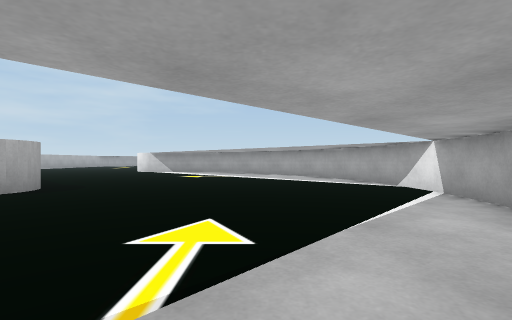
[1] (above)

24 first-person views from a walk through a scene from a Unity 3-D project. The camera is 0.62 m above the floor, looks level and sees 85° across. The floor is counted in squares, 1 m on a side. Each view is taken from the middle of a square. On the plan, view 1 faces up. The plan holds only what a view shows up to about 9 squares ahead; the rest is blank. The place goes on beyond the plan.

[2]
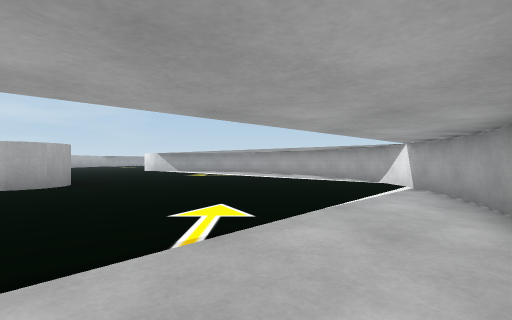

[3]
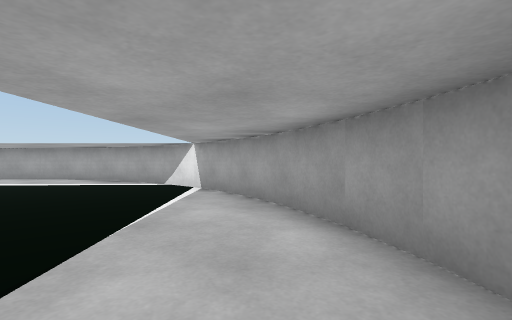

[4]
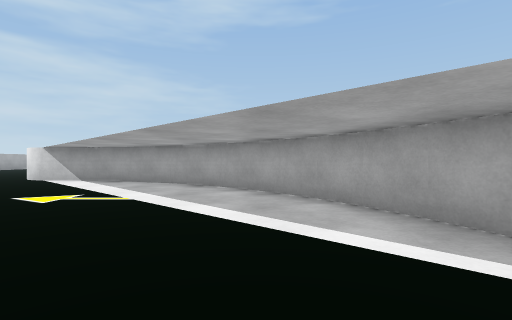

[5]
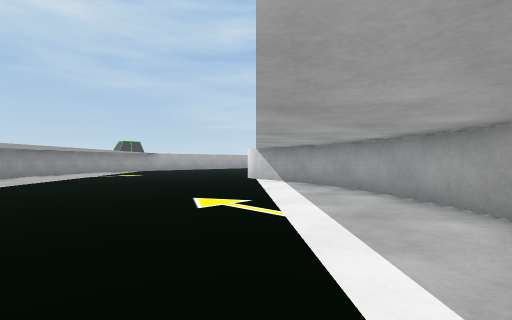

[6]
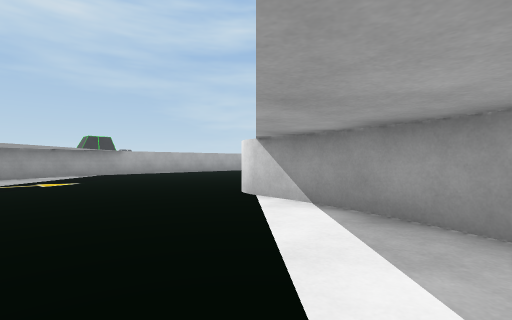

[7]
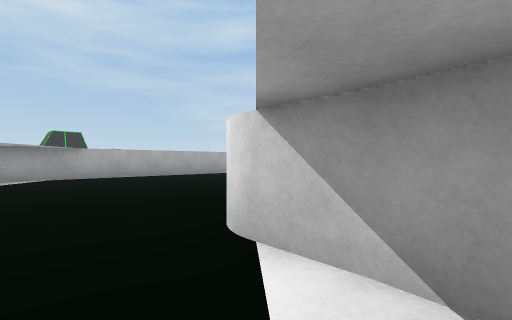

[8]
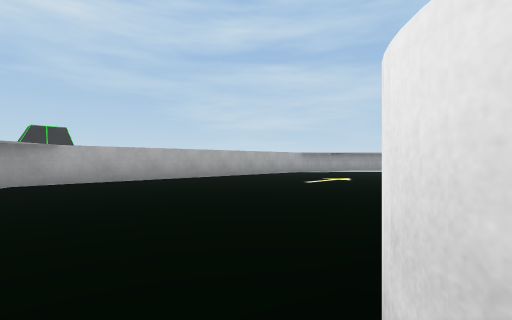

[9]
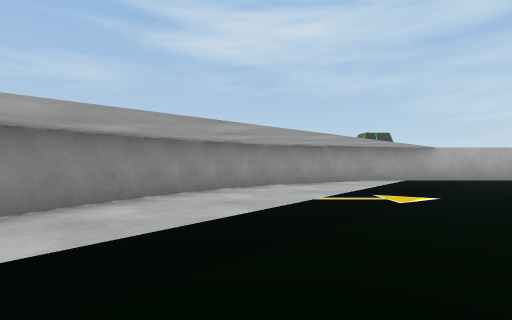

[10]
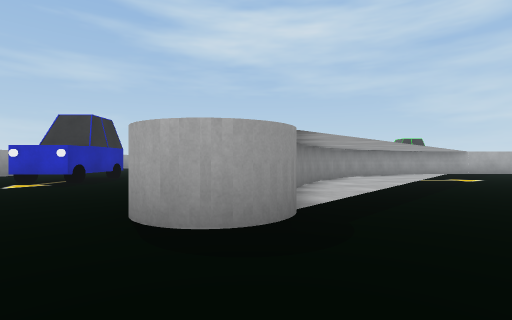

[11]
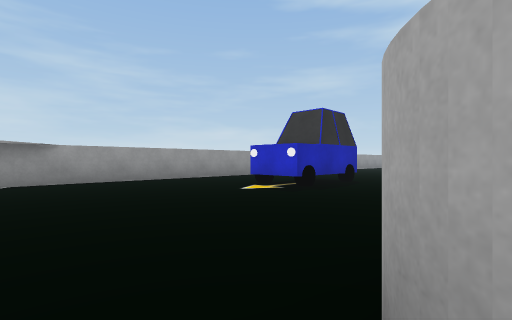

[12]
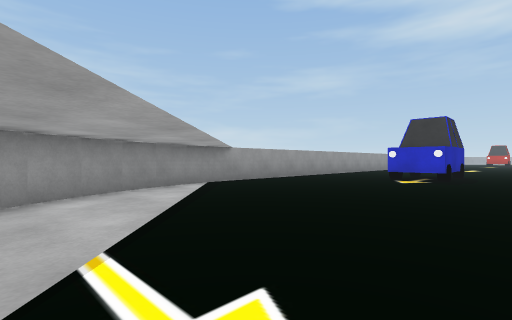

[13]
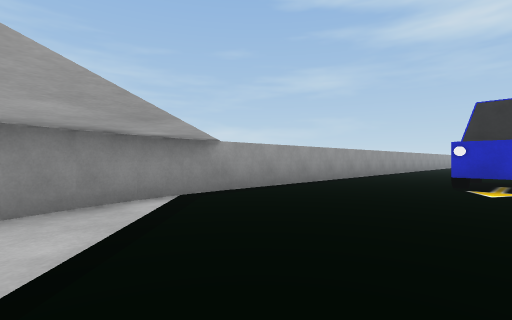

[14]
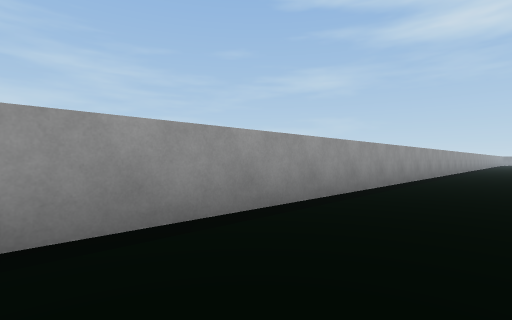

[15]
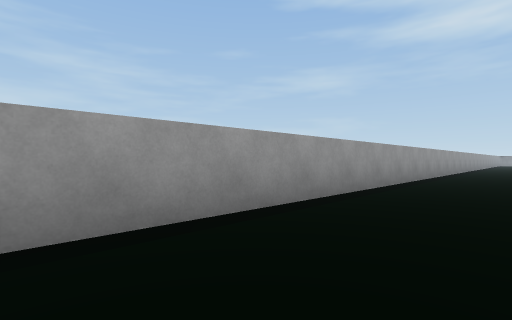

[16]
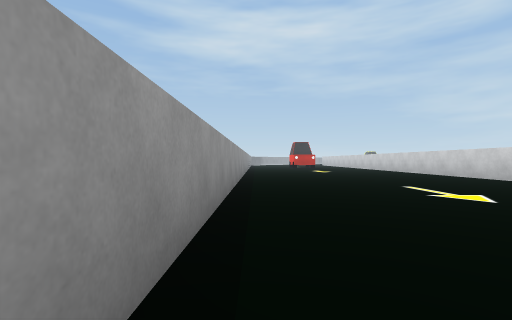

[17]
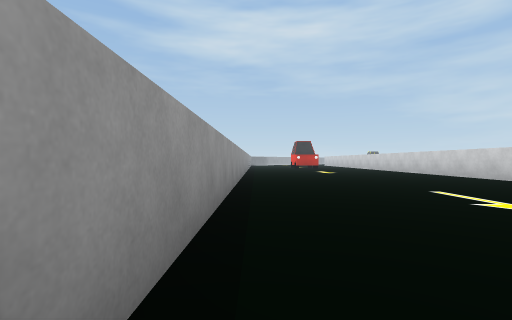

[18]
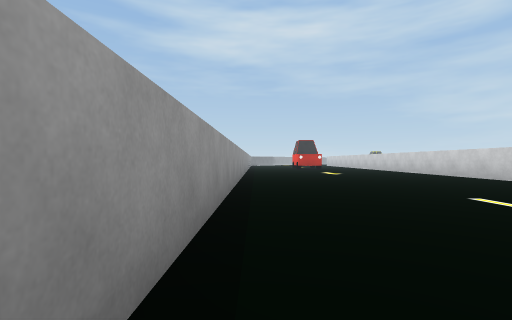

[19]
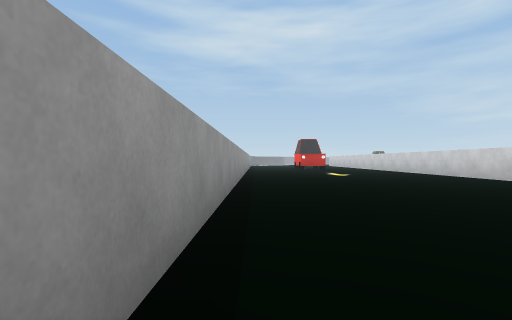

[20]
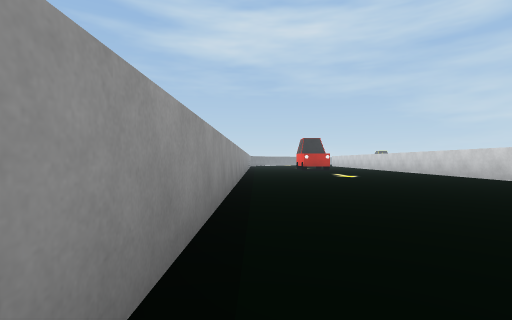

[21]
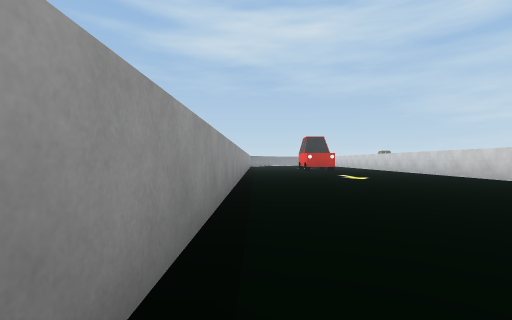

[22]
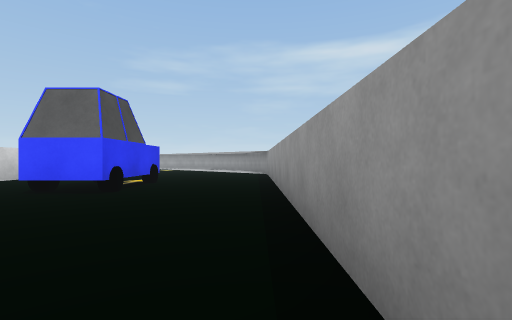

[23]
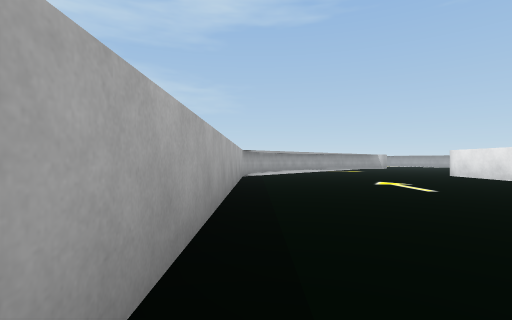

[24]
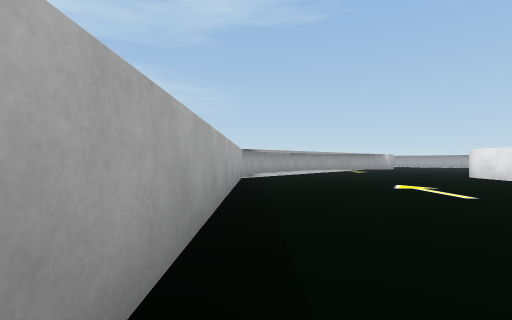

### Floor plan
Points are (right, up) in squares from view 1. A wall is a line through its corners. A room is listed if a view was taken in it or the views show most of it. See-through windows are left out.
Room 1 (views 1, 2, 3, 4, 5, 6, 7, 8, 9, 10, 11, 12, 13, 14, 15, 16, 17, 18, 19, 20, 21, 22, 23, 24)
walls: (-11.9, 9.1) (-11.2, 8.5) (-10.5, 8); (-12.5, 9.8) (-11.8, 9.1); (-10.6, 8.1) (-9.7, 7.6); (-13, 10.6) (-12.4, 9.7); (-9.8, 7.6) (-8.9, 7.2) (-8.1, 6.9); (-13.5, 11.4) (-13, 10.5); (-14.3, 13.8) (-14.1, 12.9) (-13.8, 12.1) (-13.4, 11.2); (-8.1, 4.5) (-8.9, 4.5); (-3.7, 14.3) (-4.6, 14.5) (-5.7, 14.5); (-2.8, 14.1) (-3.8, 14.3); (-1.1, 13.4) (-2, 13.8) (-3, 14.1); (-0.5, 13) (-1.3, 13.4); (0.2, 12.4) (-0.6, 13); (0.9, 11.8) (0.2, 12.5); (1.5, 11.2) (0.8, 11.9); (2, 10.5) (1.4, 11.3); (2.5, 9.7) (2, 10.6); (-6.5, 23.1) (-6.5, 25); (2.8, 8.9) (2.4, 9.8); (3.1, 8.1) (2.8, 9); (-22.1, 4.5) (-27.5, 4.5); (3.4, 7.2) (3.1, 8.2); (3.5, 6.3) (3.3, 7.3); (-14.5, 24.9) (-14.5, 14.6) (-14.3, 13.7); (3.5, 5.4) (3.5, 6.4); (3.5, 4.5) (3.5, 5.5); (3.3, 3.7) (3.5, 4.7); (-4.7, -3.5) (-3.7, -3.3); (3.1, 2.8) (3.3, 3.8); (-3.8, -3.3) (-2.8, -3.1); (2.8, 2) (3.1, 2.9); (-3, -3.1) (-2, -2.8); (2.4, 1.2) (2.8, 2.1); (-2.1, -2.8) (-1.2, -2.4); (1.6, 0) (2, 0.5) (2.5, 1.3); (-0.6, -2) (-0.2, -1.7); (-1.3, -2.5) (-0.5, -2); (-27.4, -3.5) (-4.6, -3.5)
objects: car (-12, 0) to (-9, 1)

Where each view was taken, in squares from view 1:
view 1: 0 up, 0 right, facing up
view 2: 1 down, 0 right, facing up
view 3: 0 up, 0 right, facing up-right
view 4: 6 up, 1 right, facing up
view 5: 8 up, 1 right, facing up-left
view 6: 11 up, 2 left, facing up-left
view 7: 13 up, 4 left, facing up-left
view 8: 14 up, 6 left, facing up-left
view 9: 10 up, 6 left, facing left
view 10: 6 up, 2 left, facing left
view 11: 5 up, 4 left, facing down-left
view 12: 3 up, 0 right, facing down-left
view 13: 1 up, 2 left, facing down-left
view 14: 1 down, 6 left, facing down-left
view 15: 1 down, 9 left, facing down-left
view 16: 3 down, 14 left, facing left
view 17: 3 down, 15 left, facing left
view 18: 3 down, 16 left, facing left
view 19: 3 down, 17 left, facing left
view 20: 3 down, 18 left, facing left
view 21: 3 down, 19 left, facing left
view 22: 3 down, 17 left, facing right
view 23: 15 up, 14 left, facing up
view 24: 16 up, 14 left, facing up
